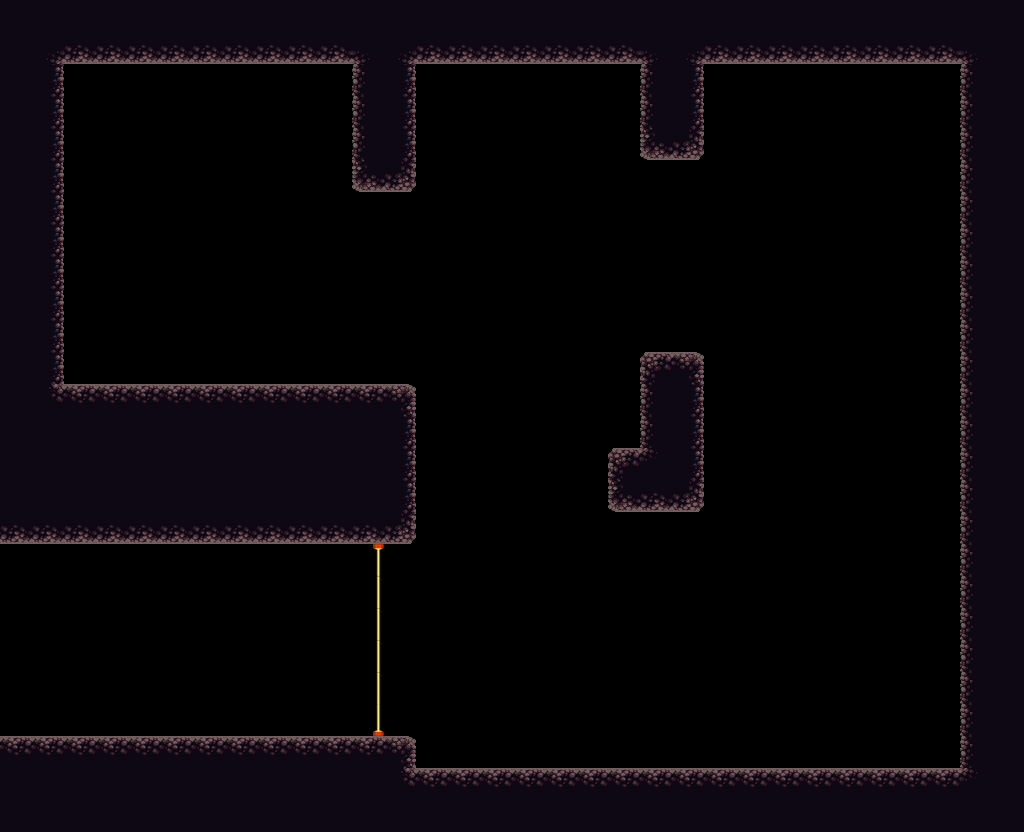

This is a level from a 2D game, rendered from its Tiled map with the project's own tilesets. A one-line summary and the map file follow, with tile-layer data summarised:
An orthogonal 32x26 tile map with 32x32 px tiles, 3 tile layers (red, green, blue), 2 tilesets and 4 objects.

<map version="1.0" orientation="orthogonal" renderorder="right-down" width="32" height="26" tilewidth="32" tileheight="32">
 <tileset firstgid="1" name="asd" tilewidth="32" tileheight="32">
  <image source="../blox.png" width="64" height="32" />
 </tileset>
 <tileset firstgid="3" name="platformertiles" tilewidth="32" tileheight="32">
  <image source="../platformertiles.png" width="256" height="96" />
 </tileset>
 <layer name="red" width="32" height="26">
  <data>[832 cells, 296 non-empty, 13 distinct tile ids]</data>
 </layer>
 <layer name="green" width="32" height="26">
  <data>[832 cells, 6 non-empty, 3 distinct tile ids]</data>
 </layer>
 <layer name="blue" width="32" height="26">
  <data>[832 cells, 0 non-empty, 0 distinct tile ids]</data>
 </layer>
 <objectgroup name="crystals">
  <object x="529" y="139">
   <ellipse />
  </object>
  <object x="831" y="129">
   <ellipse />
  </object>
  <object x="519" y="423">
   <ellipse />
  </object>
 </objectgroup>
 <objectgroup name="player">
  <object x="203" y="161">
   <ellipse />
  </object>
 </objectgroup>
</map>
